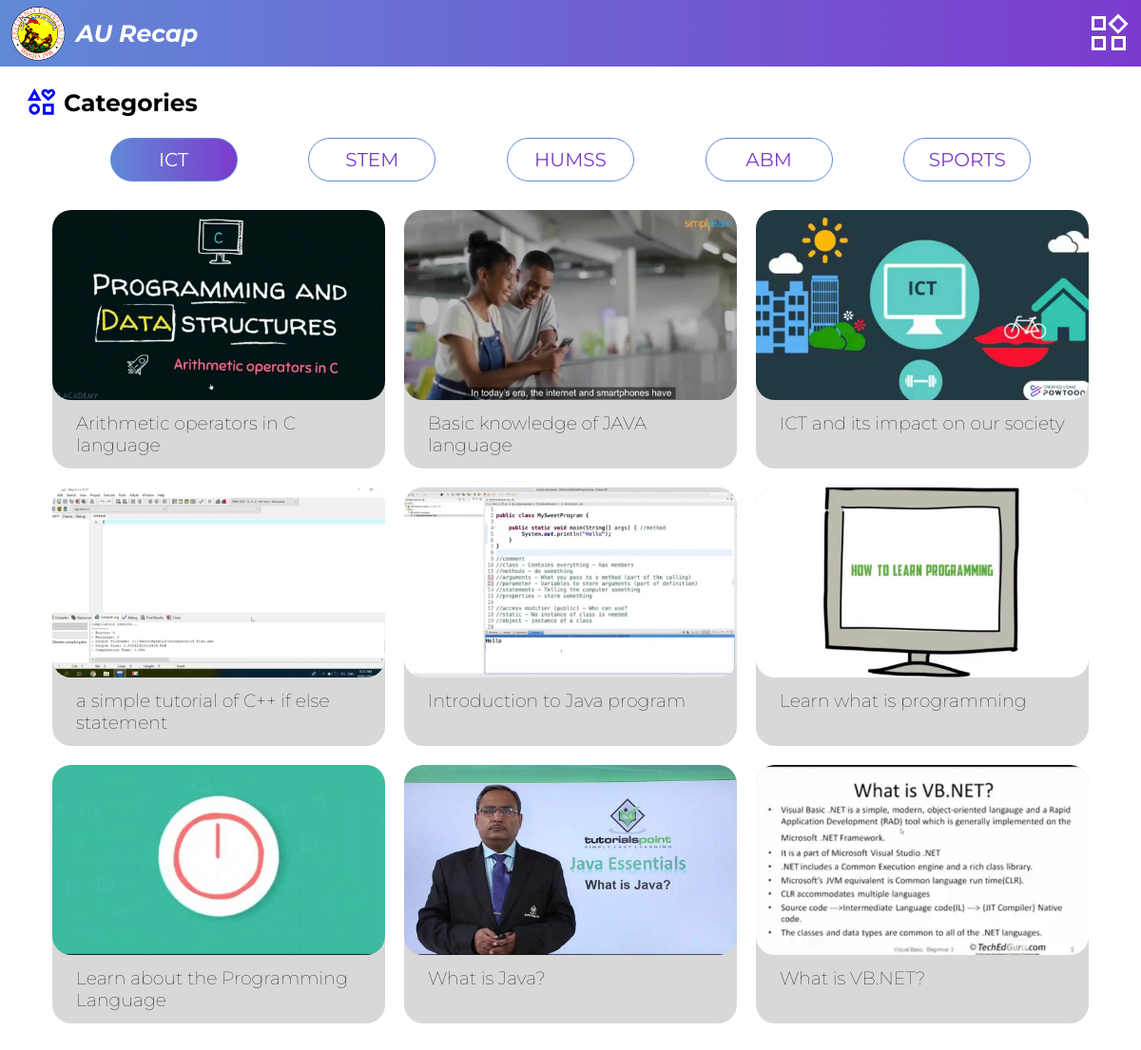
/home.php (signed in), run on the app's committed database.
### tables this page shows
CREATE TABLE `ict` (
  `id` int(11) NOT NULL,
  `title` varchar(255) NOT NULL,
  `path` varchar(255) NOT NULL,
  `description` varchar(255) NOT NULL,
  `thumbnail` varchar(255) NOT NULL
);

### home.php (the view, shortened to what this page needs)
<?php
    include('controllers/db.php');
?>
<!DOCTYPE html>
<html lang="en">
<head>
    <link rel = "stylesheet" href = "resource/css/nav3.css">
    <link rel = "stylesheet" href = "resource/css/home.css">
</head>
<body>
    <nav class="top">
        <div class="navtitle">
        <img class="logo" src="resource/img/Arellano hi-res_0.png">
        <p class="recap">AU Recap</p>
        </div>
        <img class="widget" src="resource/img/widget.svg">
   </nav>
   <div class="category">
        <img class="interest" src="resource/img/interest.svg">
        <h3 class="ca-text">Categories</h3>
   </div>
    <div class="strands">
        <a href="#" class="category-button active">ICT</a>
        <a href="stem.php" class="category-button">STEM</a>
        <a href="humss.php" class="category-button">HUMSS</a>
        <a href="abm.php" class="category-button">ABM</a>
        <a href="sport.php" class="category-button">SPORTS</a>
    </div>
    <div class="main-content">
        <?php
            $query = "SELECT title, description, thumbnail FROM ict";
            $result = mysqli_query($conn, $query);
            if ($result) {
                while ($row = mysqli_fetch_assoc($result)) {
                    $title = $row['title'];
                    $thumbnail = $row['thumbnail'];
                    echo "
                        <div class='column'>
                            <img class='thumbnail' src='$thumbnail' alt='Thumbnail'>
                            <div class='title-container'>
                                <p class='vidtitle'>$title</p>
                            </div>
                        </div>
                    ";
                }
            } else {
                echo "Error executing the query: " . mysqli_error($conn);
            }
        ?>
    </div>
</body>
</html>

### resource/css/nav3.css (style rules this page uses)
* { margin: 0; padding: 0; }
nav { display: flex; align-items: center; justify-content: space-between; height: 70px; margin: 0, 40px; position: sticky; top: 0; background: linear-gradient(to right, #6189D7, #7B3BCD); }
.navtitle { display: flex; align-items: center; }
.logo { padding: 0 10px; width: auto; height: 60px; }
.recap { color:#ffff; font-size: 25px; font-weight: bold; font-style: italic; }
.widget { margin: 0 10px; }

### resource/css/home.css (style rules this page uses)
* { font-family: 'Montserrat', sans-serif; }
.category { display: flex; align-items: center; margin: 0 20px; }
.interest { padding: 20px 6px; height: 35px; width: auto; }
.ca-text { font-size: 25px; }
.category-button { padding: 10px 11px; width: 110px; text-align:center; font-size: 20px; border: 1px solid #6189D7; margin: 0 9px; color: #7B3BCD; border-radius: 25px; text-decoration: none; }
.active { background: linear-gradient(to right, #6189D7, #7B3BCD); color: #fff; transition: .2s; }
.strands { display: flex; align-items: center; justify-content: space-evenly; max-width: 1100px; margin: auto; }
.column { display: flex; flex-direction: column; background-color: rgb(216, 216, 216); border-radius: 20px; }
.vidtitle { font-size: 19px; font-weight: 80; }
.thumbnail { height: 200px; width: 350px; object-fit: cover; border-radius: 20px; }
.main-content { margin: 30px 0; justify-content: center; display: grid; grid-template-columns: 350px 350px 350px; grid-template-rows: auto; gap: 20px; }
.title-container { padding: 13px 25px; }

### data on the page
ict: thumbnail (picture), title "Arithmetic operators in C language"
ict: thumbnail (picture), title "Basic knowledge of JAVA language"
ict: thumbnail (picture), title "ICT and its impact on our society"
ict: thumbnail (picture), title "a simple tutorial of C++ if else statement"
ict: thumbnail (picture), title "Introduction to Java program"
ict: thumbnail (picture), title "Learn what is programming"
ict: thumbnail (picture), title "Learn about the Programming Language"
ict: thumbnail (picture), title "What is Java?"
ict: thumbnail (picture), title "What is VB.NET?"
